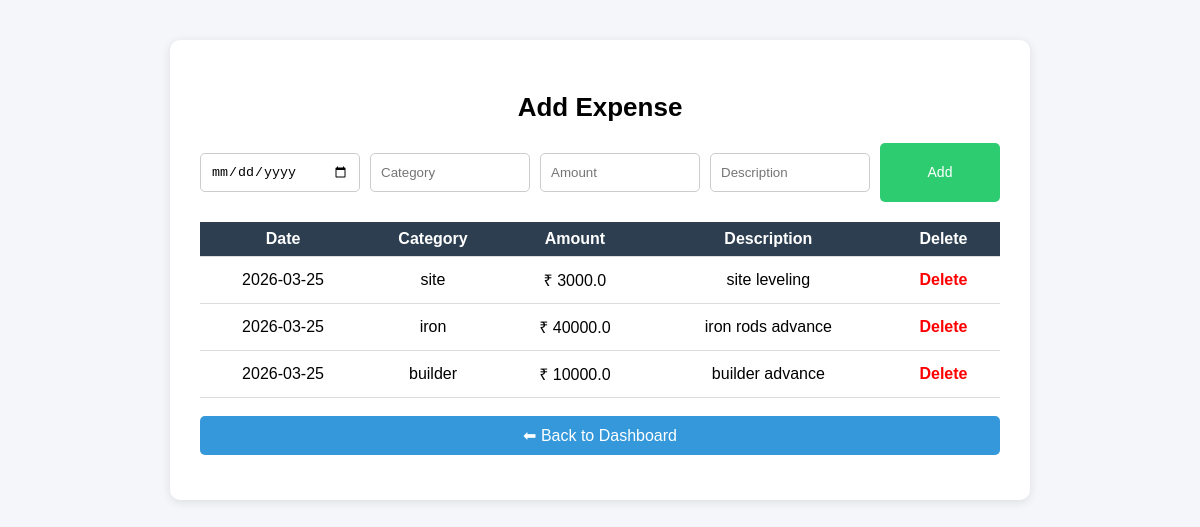
Page /add_expense (signed in) on the committed database.
### tables this page shows
CREATE TABLE expenses(
        id INTEGER PRIMARY KEY AUTOINCREMENT,
        user_id INTEGER,
        date TEXT,
        category TEXT,
        amount REAL,
        description TEXT
    );

### app.py (the view, shortened to what this page needs)
@app.route("/add_expense", methods=["GET", "POST"])
def add_expense():
    if "user_id" not in session:
        return redirect("/")
    db = get_db()
    data = db.execute(
        "SELECT * FROM expenses WHERE user_id=?",
        (session["user_id"],)
    ).fetchall()
    return render_template("add_expense.html", expenses=data)

### app.py (called while the page is built)
def get_db():
    conn = sqlite3.connect("database.db")
    conn.row_factory = sqlite3.Row
    return conn

@app.after_request
def add_header(response):
    response.headers["Cache-Control"] = "no-cache, no-store, must-revalidate"
    return response

### templates/add_expense.html (shortened to what this page needs)
<!DOCTYPE html>
<html>
<head>
<link rel="stylesheet" href="/static/style.css">
</head>
<body>
<div class="page-card">
<h2 class="page-title">Add Expense</h2>
<form method="post">
<div class="form-group">
<input type="date" name="date" required>
<input type="text" name="category" placeholder="Category" required>
<input type="number" name="amount" placeholder="Amount" required>
<input type="text" name="description" placeholder="Description" required>
<button class="btn-add">Add</button>
</div>
</form>
<table>
<tr>
<th>Date</th>
<th>Category</th>
<th>Amount</th>
<th>Description</th>
<th>Delete</th>
</tr>
{% for e in expenses %}
<tr>
<td>{{e.date}}</td>
<td>{{e.category}}</td>
<td>₹ {{e.amount}}</td>
<td> {{e.description}}</td>
<td>
<a class="delete-btn" href="/delete_expense/{{e.id}}" onclick="return confirm('Delete this expense?')">
Delete
</a>
</td>
</tr>
{% endfor %}
</table>
<br>
<div style="text-align:center;">
<a href="/dashboard">
<button class="btn-back">⬅ Back to Dashboard</button>
</a>
</div>
</div>
</body>
</html>

### static/style.css (style rules this page uses)
body { margin:0; font-family:Arial, sans-serif; }
input { width:90%; padding:10px; margin:10px 0; border-radius:5px; border:1px solid #ccc; }
button { width:100%; padding:10px; background:green; color:white; border:none; border-radius:5px; font-size:16px; cursor:pointer; }
body { font-family:Arial, Helvetica, sans-serif; background:#f4f6f9; margin:0; padding:0; }
.page-card { width:800px; margin:40px auto; background:white; padding:30px; border-radius:10px; box-shadow:0 2px 10px rgba(0,0,0,0.1); }
.page-title { font-size:14px; margin-bottom:20px; }
.form-group { display:flex; gap:10px; margin-bottom:20px; }
.form-group input { padding:10px; border:1px solid #ccc; border-radius:5px; flex:1; }
.btn-add { background:#2ecc71; color:white; padding:8px 18px; font-size:14px; width:120px; }
.btn-back { background:#3498db; color:white; margin-bottom:15px; }
table { width:100%; border-collapse:collapse; }
table th { background-color: #2c3e50; color: white; }
table td { padding: 12px; border-bottom: 1px solid #ddd; text-align: center; }
.delete-btn { color:red; text-decoration:none; font-weight:bold; }
.page-title { text-align:center; font-size:26px; margin-bottom:20px; }
table { width: 100%; border-collapse: collapse; }
th, td { padding: 5px; text-align: center; }
body { font-family: Arial; background: #f4f6f9; }
th, td { padding: 8px; border-bottom: 1px solid #ddd; text-align: center; }

### rows in the picture
expenses: date "2026-03-25", category "site", amount "3000.0", description "site leveling"
expenses: date "2026-03-25", category "iron", amount "40000.0", description "iron rods advance"
expenses: date "2026-03-25", category "builder", amount "10000.0", description "builder advance"
